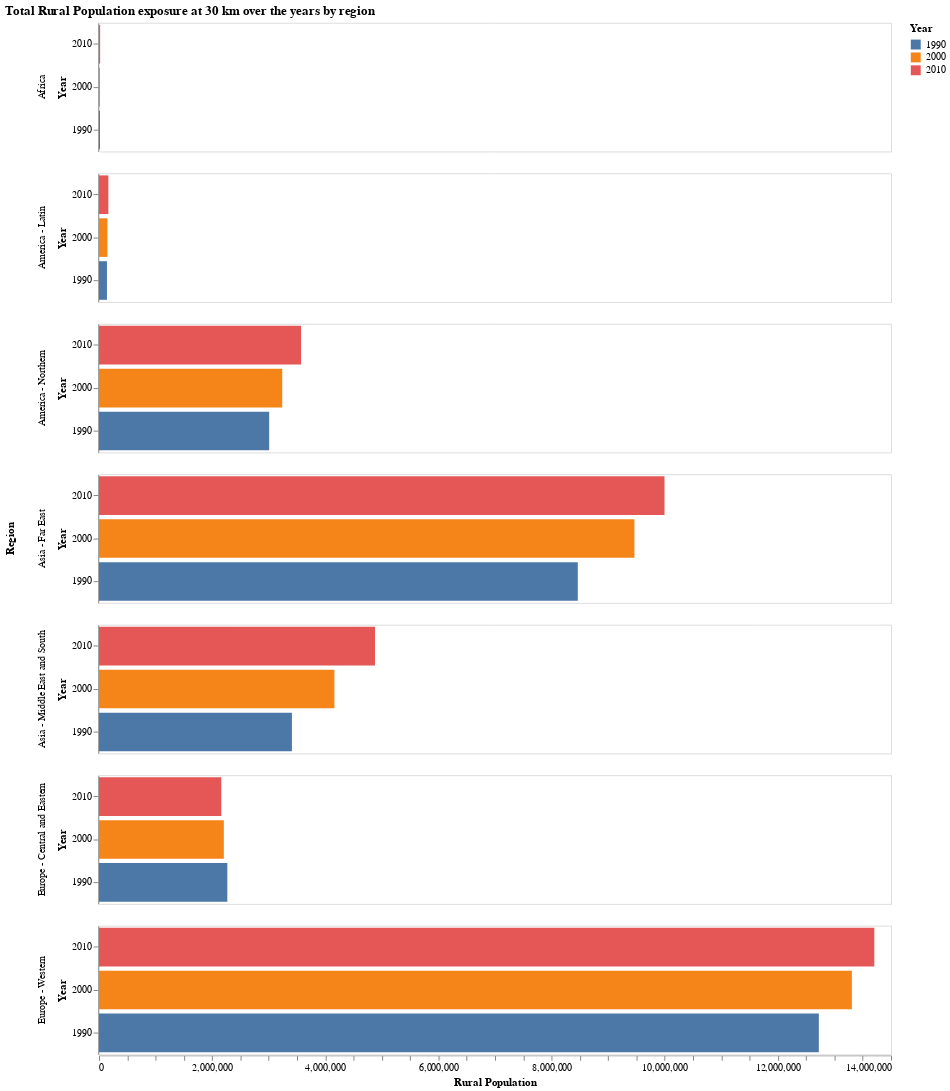

Notebook code for this chart:
### Code cell
# Visualize Horizontal bar graph with Altair package
hbar = alt.Chart(source1).mark_bar().encode(
    x = alt.X('sum(Value):Q',title = "Rural Population"),
    y = alt.Y('Year:O', sort = '-x'), 
    color='Year:N',
    row='Region:N'
).properties(
    width=800,
    height=130, title = "Total Rural Population exposure at 30 km over the years by region"
).configure_axis(grid = False,
    domainWidth = 0.8
)


hbar

### Figure 1 — Vega-Lite specification as saved in the notebook (floating-point values rounded to 4 significant figures)
{"config": {"view": {"continuousWidth": 400, "continuousHeight": 300}, "axis": {"domainWidth": 0.8, "grid": false}}, "data": {"name": "data-d38034f539f5a5be2dd7f652bf4bdf2f"}, "mark": "bar", "encoding": {"color": {"type": "nominal", "field": "Year"}, "row": {"type": "nominal", "field": "Region"}, "x": {"type": "quantitative", "aggregate": "sum", "field": "Value", "title": "Rural Population"}, "y": {"type": "ordinal", "field": "Year", "sort": "-x"}}, "height": 130, "title": "Total Rural Population exposure at 30 km over the years by region", "width": 800, "$schema": "https://vega.github.io/schema/vega-lite/v4.8.1.json", "datasets": {"data-d38034f539f5a5be2dd7f652bf4bdf2f": [{"Region": "Africa", "Value": 17550.0, "Year": "1990"}, {"Region": "America - Latin", "Value": 140400.0, "Year": "1990"}, {"Region": "America - Northern", "Value": 3008000.0, "Year": "1990"}, {"Region": "Asia - Far East", "Value": 8463000.0, "Year": "1990"}, {"Region": "Asia - Middle East and South", "Value": 3410000.0, "Year": "1990"}, {"Region": "Europe - Central and Eastern", "Value": 2268000.0, "Year": "1990"}, {"Region": "Europe - Western", "Value": 12720000.0, "Year": "1990"}, {"Region": "Africa", "Value": 17820.0, "Year": "2000"}, {"Region": "America - Latin", "Value": 149100.0, "Year": "2000"}, {"Region": "America - Northern", "Value": 3239000.0, "Year": "2000"}, {"Region": "Asia - Far East", "Value": 9465000.0, "Year": "2000"}, {"Region": "Asia - Middle East and South", "Value": 4161000.0, "Year": "2000"}, {"Region": "Europe - Central and Eastern", "Value": 2207000.0, "Year": "2000"}, {"Region": "Europe - Western", "Value": 13310000.0, "Year": "2000"}, {"Region": "Africa", "Value": 20130.0, "Year": "2010"}, {"Region": "America - Latin", "Value": 165800.0, "Year": "2010"}, {"Region": "America - Northern", "Value": 3572000.0, "Year": "2010"}, {"Region": "Asia - Far East", "Value": 9996000.0, "Year": "2010"}, {"Region": "Asia - Middle East and South", "Value": 4879000.0, "Year": "2010"}, {"Region": "Europe - Central and Eastern", "Value": 2162000.0, "Year": "2010"}, {"Region": "Europe - Western", "Value": 13710000.0, "Year": "2010"}]}}
